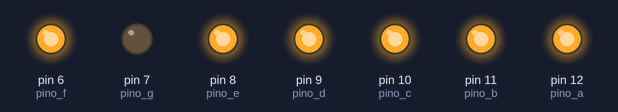
This sketch was run on a simulated Arduino Uno, built with avr-gcc and run on an emulated ATmega328P. On the bench: output pins drawn as LEDs (lit = HIGH).

Above: at 0.2 s.
At 1.2 s:
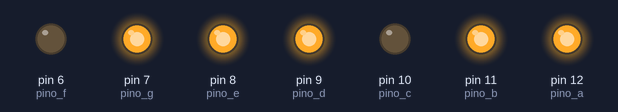
At 1.7 s:
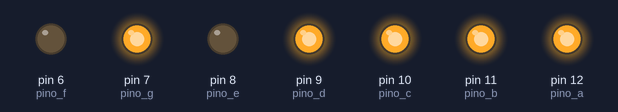
At 2.7 s:
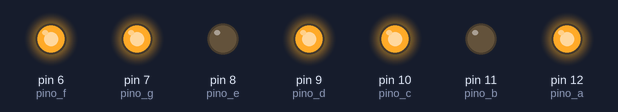
At 4.2 s:
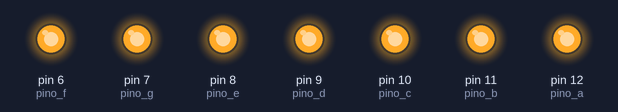
At 5.7 s:
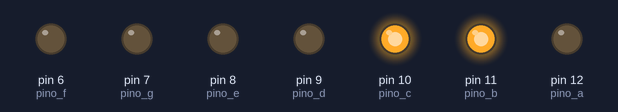
Timing chart, 0 to 6.5 s (numbered marks = the images above):
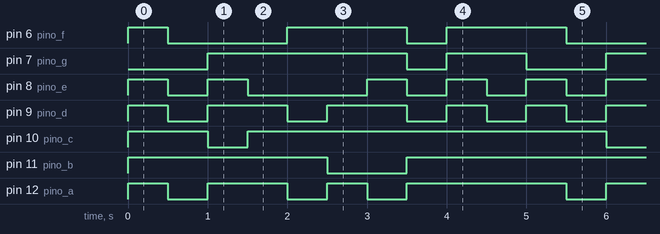

Measured:
- by itself, pin 6 (pino_f): repeats every 5.0 s: LOW 1.5 s, HIGH 1.5 s, LOW 0.50 s, HIGH 1.5 s
- by itself, pin 7 (pino_g): repeats every 5.0 s: LOW 0.50 s, HIGH 1.0 s, LOW 1.0 s, HIGH 2.5 s
- by itself, pin 8 (pino_e): repeats every 5.0 s: LOW 0.50 s, HIGH 0.50 s, LOW 1.5 s, 2 × (HIGH 0.50 s, LOW 0.50 s), HIGH 0.50 s
- by itself, pin 9 (pino_d): repeats every 5.0 s: 2 × (LOW 0.50 s, HIGH 1.0 s), 2 × (LOW 0.50 s, HIGH 0.50 s)
- by itself, pin 10 (pino_c): repeats every 5.0 s: LOW 0.50 s, HIGH 4.5 s
- by itself, pin 11 (pino_b): repeats every 5.0 s: LOW 1.0 s, HIGH 4.0 s
- by itself, pin 12 (pino_a): repeats every 5.0 s: LOW 0.50 s, HIGH 1.0 s, LOW 0.50 s, HIGH 0.50 s, LOW 0.50 s, HIGH 2.0 s

The sketch:

Arduino_Display7.ino
```cpp
// pinos onde cada um dos segmentos estão conectados:
const int pino_a = 12;
const int pino_b = 11;
const int pino_c = 10;
const int pino_d = 9;
const int pino_e = 8;
const int pino_f = 6;
const int pino_g = 7;

int tempo = 500;

void setup() {
  // configura os pinos de cada segmento como saída:
  pinMode(pino_a, OUTPUT);
  pinMode(pino_b, OUTPUT);
  pinMode(pino_c, OUTPUT);
  pinMode(pino_d, OUTPUT);
  pinMode(pino_e, OUTPUT);
  pinMode(pino_f, OUTPUT);
  pinMode(pino_g, OUTPUT);
}

void loop() {
  // acende os segmentos necessários para formar o número 0 (zero):
  digitalWrite(pino_a, HIGH);
  digitalWrite(pino_b, HIGH);
  digitalWrite(pino_c, HIGH);
  digitalWrite(pino_d, HIGH);
  digitalWrite(pino_e, HIGH);
  digitalWrite(pino_f, HIGH);
  digitalWrite(pino_g, LOW);
  delay(tempo); // aguarda 1 segundo

  // acende os segmentos necessários para formar o número 1 (um):
  digitalWrite(pino_a, LOW);
  digitalWrite(pino_b, HIGH);
  digitalWrite(pino_c, HIGH);
  digitalWrite(pino_d, LOW);
  digitalWrite(pino_e, LOW);
  digitalWrite(pino_f, LOW);
  digitalWrite(pino_g, LOW);
  delay(tempo); // aguarda 1 segundo

  // acende os segmentos necessários para formar o número 2 (dois):
  digitalWrite(pino_a, HIGH);
  digitalWrite(pino_b, HIGH);
  digitalWrite(pino_c, LOW);
  digitalWrite(pino_d, HIGH);
  digitalWrite(pino_e, HIGH);
  digitalWrite(pino_f, LOW);
  digitalWrite(pino_g, HIGH);
  delay(tempo); // aguarda 1 segundo

  // acende os segmentos necessários para formar o número 3 (três):
  digitalWrite(pino_a, HIGH);
  digitalWrite(pino_b, HIGH);
  digitalWrite(pino_c, HIGH);
  digitalWrite(pino_d, HIGH);
  digitalWrite(pino_e, LOW);
  digitalWrite(pino_f, LOW);
  digitalWrite(pino_g, HIGH);
  delay(tempo); // aguarda 1 segundo

  // acende os segmentos necessários para formar o número 4 (quatro):
  digitalWrite(pino_a, LOW);
  digitalWrite(pino_b, HIGH);
  digitalWrite(pino_c, HIGH);
  digitalWrite(pino_d, LOW);
  digitalWrite(pino_e, LOW);
  digitalWrite(pino_f, HIGH);
  digitalWrite(pino_g, HIGH);
  delay(tempo); // aguarda 1 segundo

  // acende os segmentos necessários para formar o número 5 (cinco):
  digitalWrite(pino_a, HIGH);
  digitalWrite(pino_b, LOW);
  digitalWrite(pino_c, HIGH);
  digitalWrite(pino_d, HIGH);
  digitalWrite(pino_e, LOW);
  digitalWrite(pino_f, HIGH);
  digitalWrite(pino_g, HIGH);
  delay(tempo); // aguarda 1 segundo

  // acende os segmentos necessários para formar o número 6 (seis):
  digitalWrite(pino_a, LOW);
  digitalWrite(pino_b, LOW);
  digitalWrite(pino_c, HIGH);
  digitalWrite(pino_d, HIGH);
  digitalWrite(pino_e, HIGH);
  digitalWrite(pino_f, HIGH);
  digitalWrite(pino_g, HIGH);
  delay(tempo); // aguarda 1 segundo

  // acende os segmentos necessários para formar o número 7 (sete):
  digitalWrite(pino_a, HIGH);
  digitalWrite(pino_b, HIGH);
  digitalWrite(pino_c, HIGH);
  digitalWrite(pino_d, LOW);
  digitalWrite(pino_e, LOW);
  digitalWrite(pino_f, LOW);
  digitalWrite(pino_g, LOW);
  delay(tempo); // aguarda 1 segundo

  // acende os segmentos necessários para formar o número 8 (oito):
  digitalWrite(pino_a, HIGH);
  digitalWrite(pino_b, HIGH);
  digitalWrite(pino_c, HIGH);
  digitalWrite(pino_d, HIGH);
  digitalWrite(pino_e, HIGH);
  digitalWrite(pino_f, HIGH);
  digitalWrite(pino_g, HIGH);
  delay(tempo); // aguarda 1 segundo

  // acende os segmentos necessários para formar o número 9 (nove):
  digitalWrite(pino_a, HIGH);
  digitalWrite(pino_b, HIGH);
  digitalWrite(pino_c, HIGH);
  digitalWrite(pino_d, LOW);
  digitalWrite(pino_e, LOW);
  digitalWrite(pino_f, HIGH);
  digitalWrite(pino_g, HIGH);
  delay(tempo); // aguarda 1 segundo
}
```
